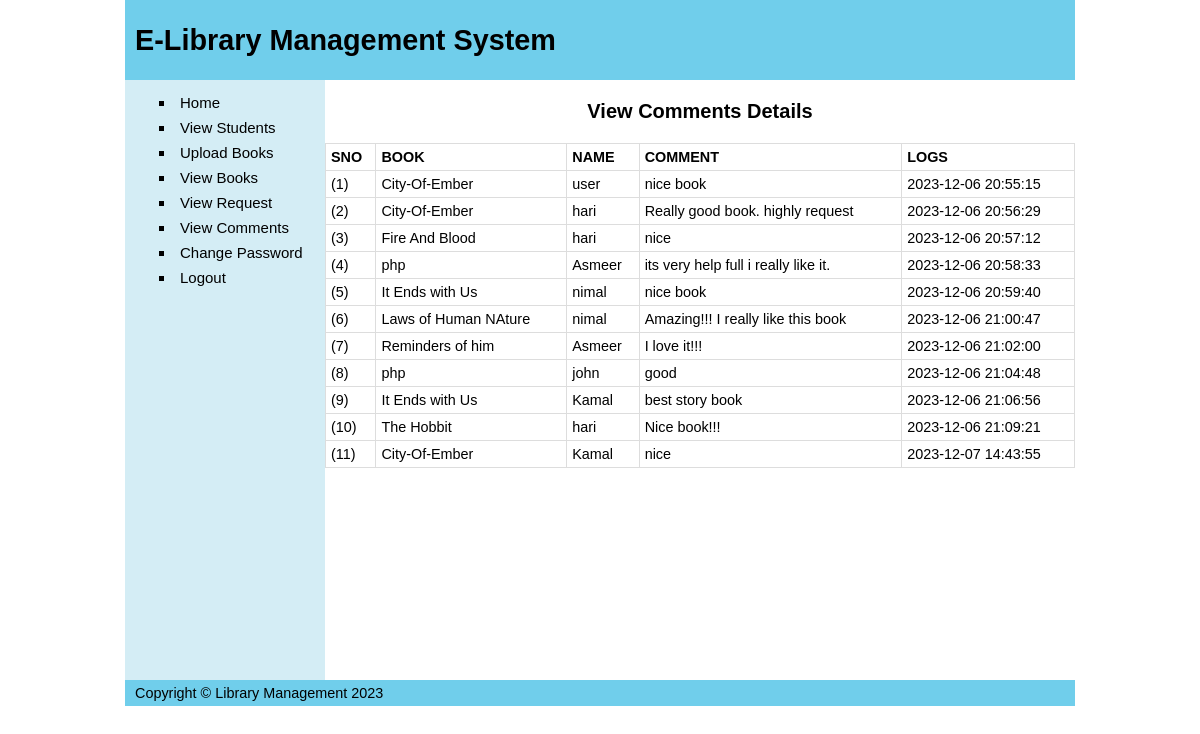
The app's page /view_comm.php (signed in) with its own data.
### tables this page shows
CREATE TABLE `comment` (
  `CID` int(11) NOT NULL,
  `BID` int(11) NOT NULL,
  `SID` int(11) NOT NULL,
  `COMMENT` varchar(150) NOT NULL,
  `LOGS` datetime NOT NULL
);

CREATE TABLE `book` (
  `BID` int(11) NOT NULL,
  `BTITLE` varchar(150) NOT NULL,
  `KEYWORDS` varchar(150) NOT NULL,
  `FILE` varchar(150) NOT NULL
);

CREATE TABLE `student` (
  `ID` int(11) NOT NULL,
  `NAME` varchar(150) NOT NULL,
  `PASSWORD` varchar(150) NOT NULL,
  `EMAIL` varchar(150) NOT NULL,
  `DEP` varchar(150) NOT NULL
);

### view_comm.php (the view, shortened to what this page needs)
<?php
include "database.php";
?>
<!DOCTYPE html>
<html>
    <head>
        <link rel ="stylesheet" type="text/css" href="css/style.css">
        <body>
            <div id = "container">
                <div id = "header">
                    <h1>E-Library Management System</h1>
                </div>
                <div id = "wrapper">
                    <h3 id="heading">View Comments Details</Details></h3>
                    <?php
                        $sql = "SELECT book.BTITLE, student.NAME, comment.COMMENT,comment.LOGS from comment inner join book on book.BID = comment.BID inner join student on comment.SID = student.ID";
                        $res = $db -> query($sql);
                        if($res ->num_rows>0){
                            echo "<table>
                                <tr>
                                    <th>SNO</th>
                                    <th>BOOK</th>
                                    <th>NAME</th>
                                    <th>COMMENT</th>
                                    <th>LOGS</th>
                                </tr>
                            ";
                            $i = 0;
                            while ($row=$res -> fetch_assoc())
                            {
                                $i++;
                                echo "<tr>";
                                echo "<td>($i)</td>";
                                echo "<td>{$row["BTITLE"]}</td>";
                                echo "<td>{$row["NAME"]}</td>";
                                echo "<td>{$row["COMMENT"]}</td>";
                                echo "<td>{$row["LOGS"]}</td>";
                            }
                            echo "</table>";
                        }
                        else
                        {
                            echo "<p class ='error'> No Comments Record Found</p>";
                        }
                    ?>
                        </div>
                <div id = "navi">
                    <?php
                        include "adminBar.php"
                        ?>
                </div>
                <div id = "footer">
                    <p>Copyright &copy; Library Management 2023</p>
                </div>
            </div>
        </body>
    </head>
</html>

### css/style.css (style rules this page uses)
html,body { margin: 0; padding: 0; }
body { font: 90% calibri, sans-serif; text-align: center; }
div#header { background-color: #70ceeb; }
div#header h1 { height: 80px; line-height: 80px; margin: 0; padding-left: 10px; }
div#container { height: auto; width: 950px; margin: 0 auto; text-align: left; }
div#wrapper { float: right; width: 750px; }
div#wrapper h3 { font-size: 20px; }
div#navi { float: left; height: 600px; width: 200px; background: #d4edf5; }
div#footer { clear:both; width: 100%; background: #70ceeb; }
div#footer p { margin: 0; padding: 5px 10px; }
p { margin: 0 10px 10px; }
#heading { text-align: center; }
table { width: 100%; border-collapse: collapse; }
table td, table th { border: 1px solid #ddd; padding: 5px; }

### records on screen
comment: BID.BTITLE "City-Of-Ember", student.NAME "user", COMMENT "nice book", LOGS "2023-12-06 20:55:15"
comment: BID.BTITLE "City-Of-Ember", student.NAME "hari", COMMENT "Really good book. highly request", LOGS "2023-12-06 20:56:29"
comment: BID.BTITLE "Fire And Blood", student.NAME "hari", COMMENT "nice", LOGS "2023-12-06 20:57:12"
comment: BID.BTITLE "php", student.NAME "Asmeer", COMMENT "its very help full i really like it.", LOGS "2023-12-06 20:58:33"
comment: BID.BTITLE "It Ends with Us", student.NAME "nimal", COMMENT "nice book", LOGS "2023-12-06 20:59:40"
comment: BID.BTITLE "Laws of Human NAture", student.NAME "nimal", COMMENT "Amazing!!! I really like this book", LOGS "2023-12-06 21:00:47"
comment: BID.BTITLE "Reminders of him", student.NAME "Asmeer", COMMENT "I love it!!!", LOGS "2023-12-06 21:02:00"
comment: BID.BTITLE "php", student.NAME "john", COMMENT "good", LOGS "2023-12-06 21:04:48"
comment: BID.BTITLE "It Ends with Us", student.NAME "Kamal", COMMENT "best story book", LOGS "2023-12-06 21:06:56"
comment: BID.BTITLE "The Hobbit", student.NAME "hari", COMMENT "Nice book!!!", LOGS "2023-12-06 21:09:21"
comment: BID.BTITLE "City-Of-Ember", student.NAME "Kamal", COMMENT "nice", LOGS "2023-12-07 14:43:55"
